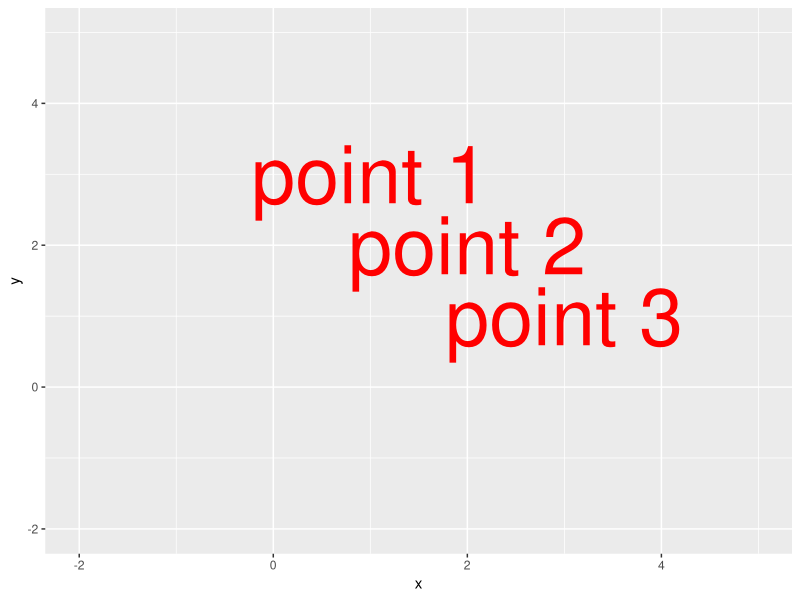
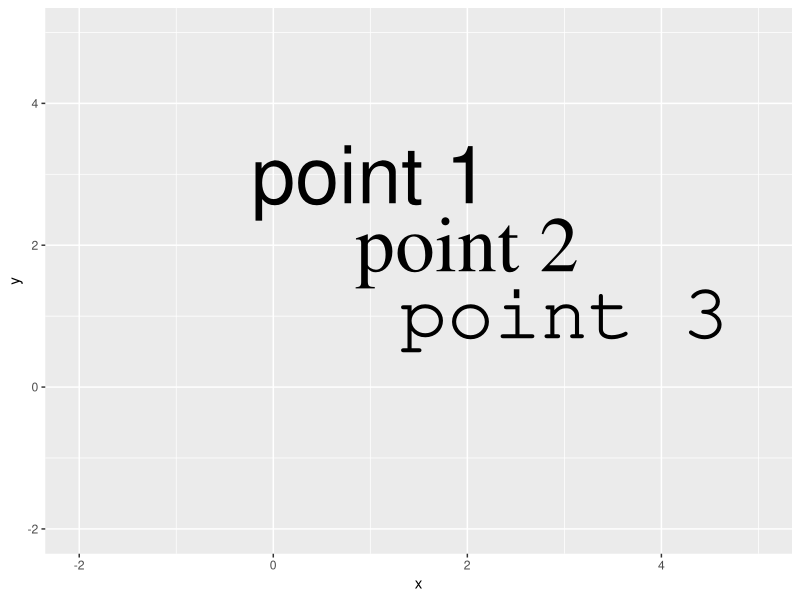
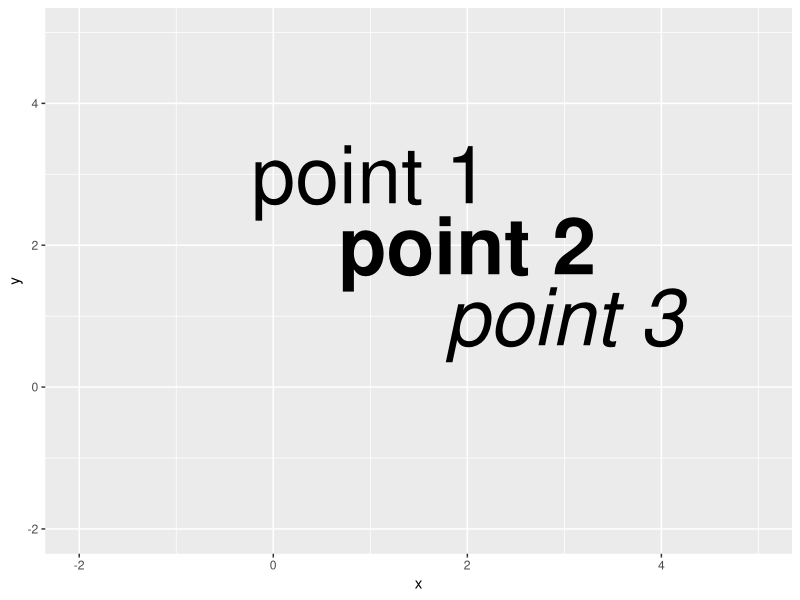
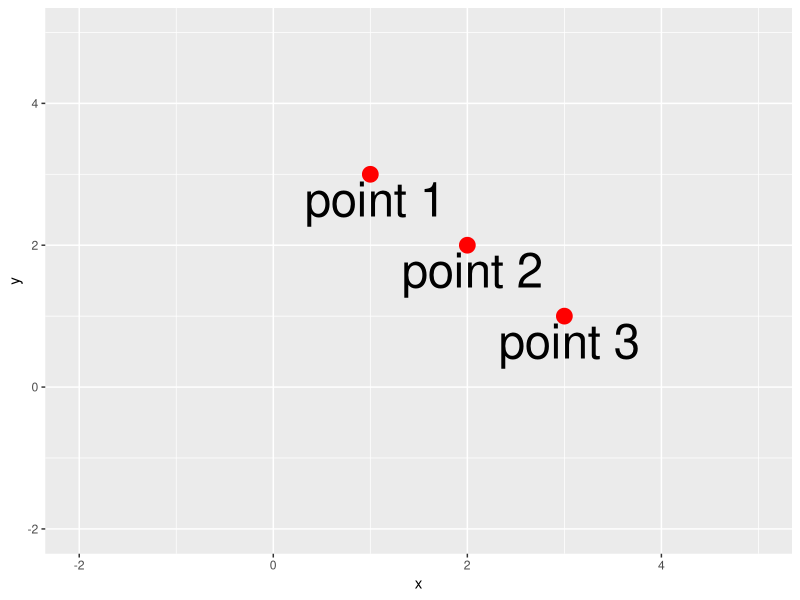
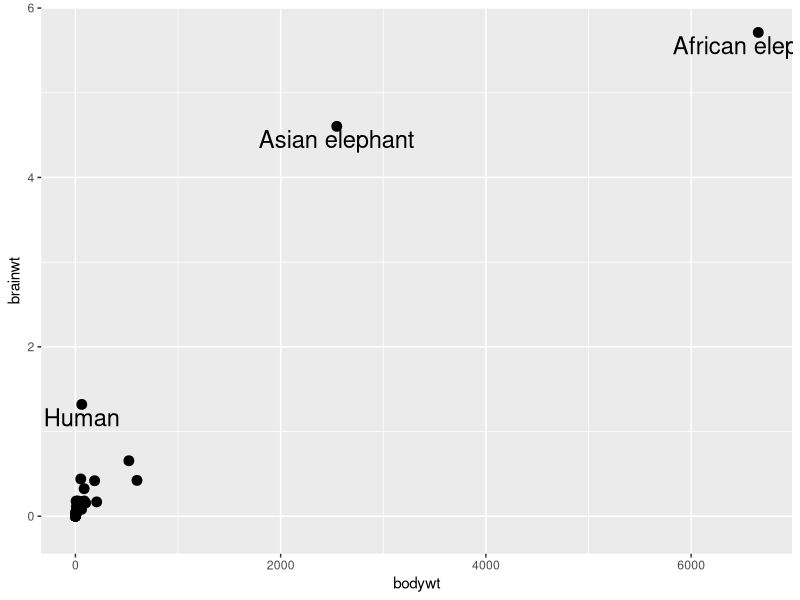
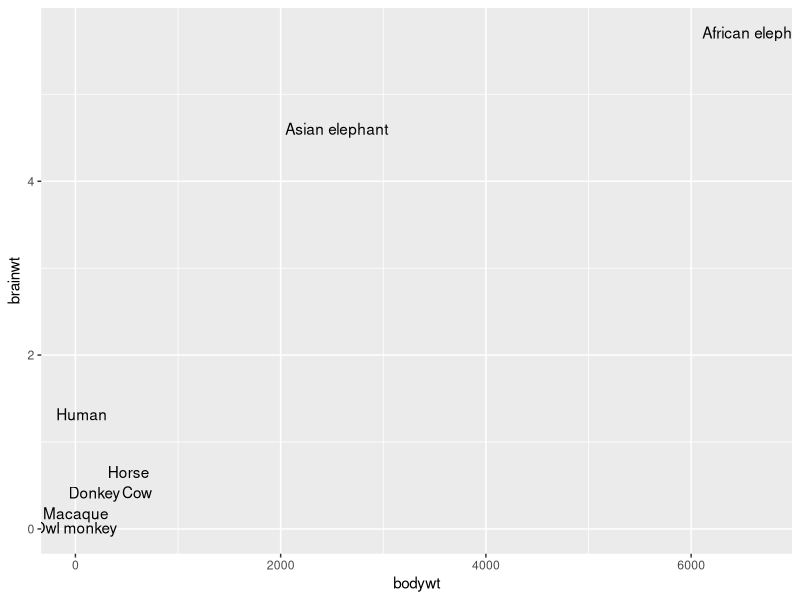

R code for these plots, in order: (Note: this script raises an error after producing the figures.)
# Additional plot customization

rm(list = ls())
graphics.off()

# Libraries
library(dplyr)
library(tidyr)
library(ggplot2)
library(cowplot)

# Annotations and text labels

# custom text labels - geom_text

# create some data
data <- data.frame(x = c(1,2,3), 
                   y = c(3,2,1), 
                   label = c("point 1", "point 2", "point 3"))

ggplot(data = data, aes(x = x, y = y)) +
  geom_text(aes(label = label), size = 20, color = "red") +
  scale_x_continuous(limits = c(-2,5)) +
  scale_y_continuous(limits = c(-2,5))

# different font family
data$`font family` = c("sans", "serif", "mono")

ggplot(data = data, aes(x = x, y = y)) +
  geom_text(aes(label = label, family = `font family`), size = 20) +
  scale_x_continuous(limits = c(-2,5)) +
  scale_y_continuous(limits = c(-2,5))

# different font face
data$`font face` = c("plain", "bold", "italic")

ggplot(data = data, aes(x = x, y = y)) +
  geom_text(aes(label = label, fontface = `font face`), size = 20) +
  scale_x_continuous(limits = c(-2,5)) +
  scale_y_continuous(limits = c(-2,5))


# draw points and add point labels (nudge text a bit)
ggplot(data = data, aes(x = x, y = y)) +
  geom_text(aes(label = label), size = 12, 
            nudge_x = 0.05, nudge_y = -0.35) + # nudge x/y direction
  geom_point(size = 5, color = "red") +
  scale_x_continuous(limits = c(-2,5)) +
  scale_y_continuous(limits = c(-2,5))


# labeling outliers
df <- ggplot2::msleep # data

df %>% filter(brainwt > 1)

df <- df %>%  # add labels for outliers
  mutate(label = case_when(brainwt > 1 ~ name,
                           T ~ ""))
df %>% 
  ggplot(aes(x = bodywt, y = brainwt, label = label)) +
  geom_text(nudge_y = -0.15, size = 6) +
  geom_point(size = 3)


# labeling all points overlapping!!!
df %>% 
  ggplot(aes(x = bodywt, y = brainwt, label = name)) +
  geom_text(check_overlap = T) # overlapped points removed!


# one solution to overlapped text
# library: ggrepel
install.packages("ggrepel")
library(ggrepel)

df %>% 
  ggplot(aes(x = bodywt, y = brainwt)) +
  geom_point(color = "red") +
  ggrepel::geom_text_repel(data = df, aes(label = name)) #+
  # scale_y_log10() +
  # scale_x_log10()


# using geom_label for labelling

# lets generate some data
x1 <- rnorm(n = 100000, mean = 5, sd = 2) 
y1 <- rnorm(n = 100000, mean = 10, sd = 1)
x2 <- rnorm(n = 100000, mean = 10, sd = 1)
y2 <- rnorm(n = 100000, mean = 15, sd = 2)

df <- data.frame(x = c(x1, x2), y = c(y1, y2)) # bivariate normal distribution

df.label <- data.frame(x = c(5,10),
                    y = c(10, 15),
                    label = c("N(mu=(5,10), sig=(2,1))", "N(mu=(10,15), sig=(1,2))"))

df %>% 
  ggplot(aes(x = x, y = y)) +
  geom_bin2d(binwidth = c(0.15, 0.15)) +
  geom_label(data = df.label, aes(x = x, y = y, label = label)) +
  scale_fill_viridis_c(option = "magma") +
  coord_equal()


# some custom annotations
df <- ggplot2::economics %>% 
  select(date, unemploy)

df %>% 
  ggplot(aes(x = date, y = unemploy)) +
  geom_line() +
  annotate(geom = "text", 
           x = as.Date("1980-01-01"), 
           y = 15000,
           label = "Unemployment in the US",
           size = 16)

# lets add decades
df <- df %>% 
  mutate(decade = case_when(date >= "1960-01-01" & date < "1970-01-01" ~ "1960s",
                            date >= "1970-01-01" & date < "1980-01-01" ~ "1970s",
                            date >= "1980-01-01" & date < "1990-01-01" ~ "1980s",
                            date >= "1990-01-01" & date < "2000-01-01" ~ "1990s",
                            date >= "2000-01-01" & date < "2010-01-01" ~ "2000s",
                            date >= "2010-01-01" & date < "2020-01-01" ~ "2010s"))

decades.labels <- data.frame(date = c(as.Date("1965-01-01"),
                                   as.Date("1975-01-01"),
                                   as.Date("1985-01-01"),
                                   as.Date("1995-01-01"),
                                   as.Date("2005-01-01"),
                                   as.Date("2015-01-01")),
                             unemploy = 2000,
                             label = c("1960s", "1970s", "1980s", "1990s", "2000s", "2010s"))

ggplot() +
  geom_line(data = df, aes(x = date, 
                           y = unemploy, 
                           color = decade, 
                           group = 1), 
            size = 2) +
  geom_label(data = decades.labels, aes(x = 
                                          date, 
                                        y = unemploy, 
                                        label = label,
                                        color = label),
             size = 12) +
  theme(legend.position = "none")

